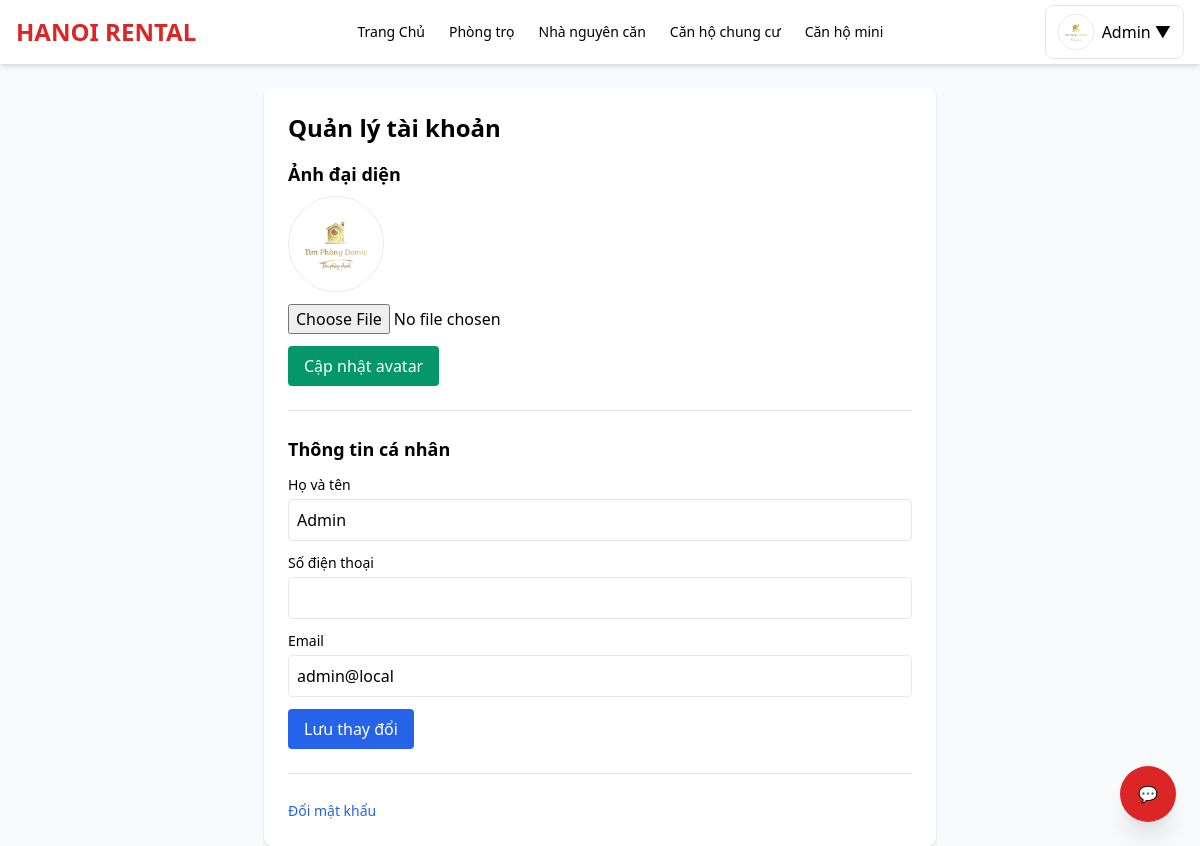
Page /manage_rent.php (signed in) on the committed database.
### tables this page shows
CREATE TABLE `users` (
  `id` int(11) NOT NULL,
  `name` varchar(255) DEFAULT NULL,
  `email` varchar(255) DEFAULT NULL,
  `password` varchar(255) DEFAULT NULL,
  `phone` varchar(20) DEFAULT NULL,
  `zalo` varchar(20) DEFAULT NULL,
  `avatar` varchar(255) DEFAULT NULL,
  `role` enum('admin','landlord','renter') DEFAULT 'renter',
  `status` varchar(20) DEFAULT 'active',
  `is_admin` tinyint(4) DEFAULT 0,
  `created_at` timestamp NOT NULL DEFAULT current_timestamp()
);

### functions.php (called while the page is built, shortened)
<?php
if (!function_exists("currentUser")) {
    function currentUser() {
        return $_SESSION['user'] ?? null;
    }
}
if (!function_exists("isLandlord")) {
    function isLandlord() {
        $u = currentUser();
        return $u && ($u['role'] ?? '') === 'landlord';
    }
}

### manage_rent.php (the view, shortened to what this page needs)
<?php
require 'db.php';
$user = $_SESSION['user'];
$stmt = $pdo->prepare("SELECT * FROM users WHERE id=?");
$stmt->execute([$user['id']]);
$user = $stmt->fetch();
require 'header.php';
?>
<main class="max-w-2xl mx-auto p-6 bg-white rounded-lg shadow mt-6">
    <h2 class="text-2xl font-semibold mb-4">Quản lý tài khoản</h2>
    <div class="mb-6">
        <h3 class="text-lg font-semibold mb-2">Ảnh đại diện</h3>
        <img src="<?= $avatar_url ?>"
             class="w-24 h-24 rounded-full border object-cover mb-3">
        <form method="post" enctype="multipart/form-data">
            <input type="file" name="avatar" accept="image/*" class="mb-3">
            <br>
            <button name="update_avatar"
                    class="px-4 py-2 bg-green-600 text-white rounded">
                Cập nhật avatar
            </button>
        </form>
    </div>
    <hr class="my-6">
    <h3 class="text-lg font-semibold mb-3">Thông tin cá nhân</h3>
    <form method="post">
        <div class="mb-3">
            <label class="block text-sm font-medium">Họ và tên</label>
            <input type="text" name="name"
                   value="<?= htmlspecialchars($user['name']) ?>"
                   class="mt-1 p-2 border rounded w-full">
        </div>
        <div class="mb-3">
            <label class="block text-sm font-medium">Số điện thoại</label>
            <input type="text" name="phone"
                   value="<?= htmlspecialchars($user['phone']) ?>"
                   class="mt-1 p-2 border rounded w-full">
        </div>
        <div class="mb-3">
            <label class="block text-sm font-medium">Email</label>
            <input type="email" name="email"
                   value="<?= htmlspecialchars($user['email']) ?>"
                   class="mt-1 p-2 border rounded w-full">
        </div>
        <button class="px-4 py-2 bg-blue-600 text-white rounded">
            Lưu thay đổi
        </button>
    </form>
    <hr class="my-6">
    <a href="change_password.php" class="text-blue-600 text-sm">
        Đổi mật khẩu
    </a>
</main>
</body>
</html>

### header.php (shortened to what this page needs)
<?php
require_once __DIR__ . "/functions.php";
$u = $_SESSION['user'] ?? null;
if ($u && !empty($u['avatar']) && file_exists(__DIR__ . "/uploads/" . $u['avatar'])) {
    $avatar_url = "/hiihi/uploads/" . $u['avatar'];
} else {
    $avatar_url = "https://static.vecteezy.com/system/resources/previews/005/005/788/non_2x/user-icon-in-trendy-flat-style-isolated-on-grey-background-user-symbol-for-your-web-site-design-logo-app-ui-illustration-eps10-free-vector.jpg";
}
$display_name = $u['name'] ?? "Người dùng";
?>
<!doctype html>
<html lang="vi">
<head>
<link href="https://cdn.jsdelivr.net/npm/tailwindcss@2.2.19/dist/tailwind.min.css" rel="stylesheet">
</head>
<body class="bg-gray-50 min-h-screen">
<header class="bg-white shadow-md sticky top-0 z-30">
  <div class="max-w-7xl mx-auto px-4">
    <div class="flex justify-between items-center h-16">
      <a href="/hiihi/index.php" class="text-2xl font-bold text-red-600">
        HANOI RENTAL
      </a>
      <nav class="hidden md:flex space-x-6 text-sm font-medium">
        <a href="/hiihi/index.php" class="hover:text-red-600">Trang Chủ</a>
        <a href="/hiihi/index.php?type=Phòng trọ" class="hover:text-red-600">Phòng trọ</a>
        <a href="/hiihi/index.php?type=Nhà nguyên căn" class="hover:text-red-600">Nhà nguyên căn</a>
        <a href="/hiihi/index.php?type=Căn hộ chung cư" class="hover:text-red-600">Căn hộ chung cư</a>
        <a href="/hiihi/index.php?type=Căn hộ mini" class="hover:text-red-600">Căn hộ mini</a>
      </nav>
      <div class="flex items-center space-x-4">
        <?php if ($u): ?>
          <div class="relative" id="dropdown-root">
            <button id="user-btn"
              class="inline-flex items-center px-3 py-2 bg-white border rounded-lg hover:bg-gray-100">
              <img src="<?= $avatar_url ?>" class="w-9 h-9 rounded-full mr-2 object-cover border">
              <?= htmlspecialchars($display_name) ?> ▼
            </button>
          </div>
        <?php endif; ?>
      </div>
    </div>
  </div>
</header>
<div class="fixed bottom-6 right-6 z-50">
  <button id="chat-toggle"
          class="w-14 h-14 rounded-full bg-red-600 text-white shadow-xl hover:bg-red-700 flex items-center justify-center">
    💬
  </button>
</div>
</body>
</html>

### rows in the picture
users: avatar (picture), name "Admin", email "admin@local"
